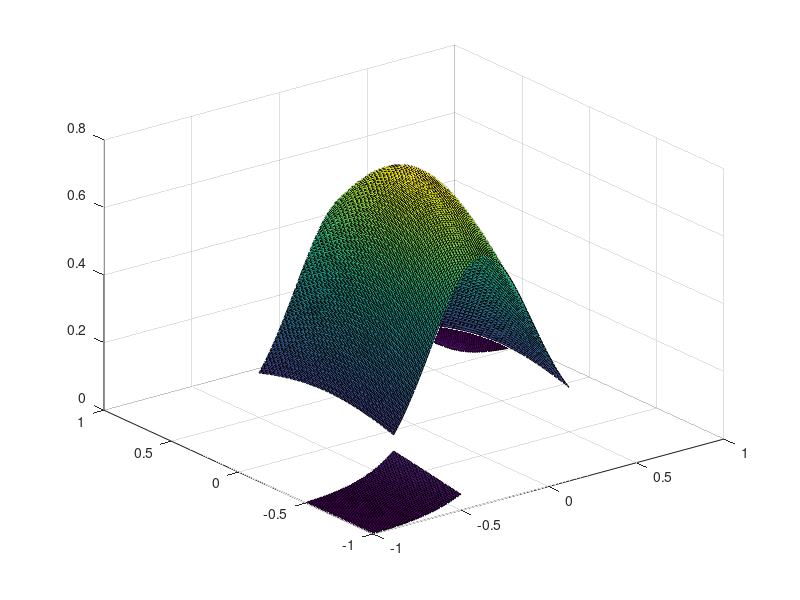

Write the MATLAB code that produced this figure.
clear;clc
x = -1:0.01:-0.5;
y = x;
[x y] = meshgrid(x,y);
z = 0.5457.*exp(-0.75*y.^2-3.75.*x.^2+1.5.*x);
surf(x,y,z);
hold on;
x = -0.5:0.01:0.5;
y = x;
[x y] = meshgrid(x,y);
z = 0.7575.*exp(-y.^2-6.*x.^2);
surf(x,y,z);
hold on;
x = 0.5:0.01:1;
y = x;
[x y] = meshgrid(x,y);
z = 0.5457.*exp(-0.75*y.^2-3.75.*x.^2-1.5.*x);
surf(x,y,z);
